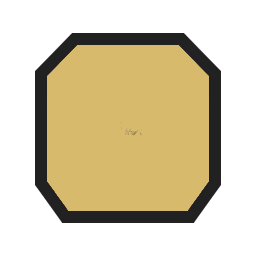
#> input picture skills/civ6-asset-forge/assets/TEMPLATE_resource_plate_bonus.png, 256 x 256 px
$ python alpha_rgb_audit.py ../../../civ6-asset-forge/assets/TEMPLATE_resource_plate_bonus.png
#> lines starting #> are read from the running program, lines starting #| are printed output that depends on the picture; after the words box and inside, x2 and y2 are one past the last pixel; in counts of white or black regions, pixels touching at a corner belong together
import argparse
import json
import sys

import numpy as np
from PIL import Image


def audit(path, level, stride):
#> called with level = 0, stride = 1
    im = Image.open(path).convert("RGBA")
#> im is the input picture: PIL image 256x256 RGBA; mean R, G, B, A 76.8, 58.3, 8.2, 88.5
    arr = np.array(im)[::stride, ::stride]
    alpha = arr[:, :, 3]
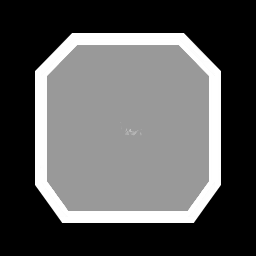
#> alpha: shape (256, 256); min 0, max 255, mean 88.5
    rgb = arr[:, :, :3].astype(np.int32)
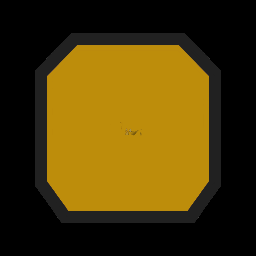
#> rgb: shape (256, 256, 3) int32; mean R, G, B 76.8, 58.3, 8.2
    transparent = alpha <= level
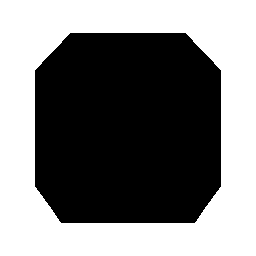
#> transparent: shape (256, 256) bool; 49.6% white; 1 white region, box (x1, y1, x2, y2) and area: (0, 0, 256, 256) 32503
    n = int(transparent.sum())
#> n = 32503
    if n == 0:
        return {"path": path, "transparent": 0, "colored": 0}
    sub = rgb[transparent]
    colored = int((sub.max(axis=1) > 0).sum())
#> colored = 0
    return {"path": path, "transparent": n, "colored": colored,
            "max_rgb": [int(x) for x in sub.max(axis=0)],
            "mean_rgb": [round(float(x), 1) for x in sub.mean(axis=0)]}


def main():
    parser = argparse.ArgumentParser(
        description="统计全透明像素里仍然带颜色的个数。引擎会照 RGB 绘制这些像素，"
                    "表现为贴片四周出现红边、黑边或亮色毛边。")
    parser.add_argument("paths", nargs="+")
    parser.add_argument("--level", type=int, default=0, help="视为透明的 alpha 上限，默认 0")
    parser.add_argument("--stride", type=int, default=1, help="采样步长，默认 1 即全量")
    parser.add_argument("--json")
    args = parser.parse_args()

    rows = []
    bad = []
    for path in args.paths:
        r = audit(path, args.level, args.stride)
#> r = 5 items
        rows.append(r)
        if r["transparent"] == 0:
            print("%s 没有全透明像素" % path)
            continue
        print("%s 透明=%d 带色=%d 最大RGB=%s 均值RGB=%s" % (
            path, r["transparent"], r["colored"], r["max_rgb"], r["mean_rgb"]))
#| ../../../civ6-asset-forge/assets/TEMPLATE_resource_plate_bonus.png 透明=32503 带色=0 最大RGB=[0, 0, 0] 均值RGB=[0.0, 0.0, 0.0]
        if r["colored"] > 0:
            bad.append(path)

    if args.json:
        with open(args.json, "w", encoding="utf-8") as fh:
            json.dump({"rows": rows, "bad": bad, "ok": not bad}, fh, ensure_ascii=False, indent=1)
        print("JSON %s" % args.json)
    print("ALPHA_RGB_%s" % ("CLEAN" if not bad else "DIRTY"))
    return 0 if not bad else 1


if __name__ == "__main__":
    sys.exit(main())
#> (the program exits here)
